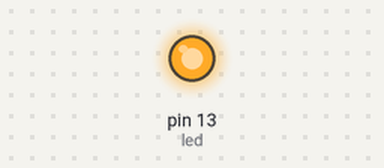
The sketch below on a simulated Arduino Uno, built with avr-gcc and run on an emulated ATmega328P. Parts: output pins drawn as LEDs (lit = HIGH). What the sketch prints to the serial monitor is not drawn.

Above: at 0.1 s.
At 33.1 s:
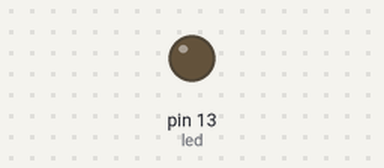
Timing chart, 0 to 40.0 s (numbered marks = the images above):
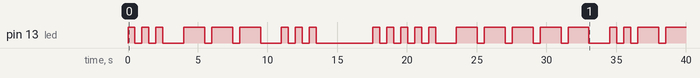

Measured:
- by itself, pin 13 (led): LOW → HIGH at 0.00 s, → LOW 0.50 s later, → HIGH 0.50 s later, → LOW 0.50 s later, … (45 changes in this stretch)

The sketch:

assignment1_2_1.ino
```cpp
int led = 13;  // led to use for output (13 is built-in)

int dit_delay = 500;           // length of a dit in ms
int dah_delay = dit_delay * 3; // length of a dah in ms

// dit() and dat() already include dit_delay
int letter_delay = dah_delay - dit_delay;

// letters already include letter delay
int word_delay   = dit_delay * 7 - letter_delay;

void dit() {
    Serial.print(".");

    // send a dit
    digitalWrite(led, HIGH);
    delay(dit_delay);

    digitalWrite(led, LOW);
    delay(dit_delay);
}

void dah() {
    Serial.print("-");

    // send a dah
    digitalWrite(led, HIGH);
    delay(dah_delay);

    digitalWrite(led, LOW);
    delay(dit_delay);
}

void pause_letter() {
   Serial.println("");
   delay(letter_delay);
}

void pause_word() {
   Serial.println("");
   delay(word_delay);
}

void morse_S() {
  dit(); dit(); dit();
  pause_letter();
}

void morse_O() {
  dah(); dah(); dah();
  pause_letter();
}

void morse_SOS() {
    morse_S(); morse_O(); morse_S();
    pause_word();
}

// send n in morse code
void morse_digit(int n) {
    Serial.print("morse_digit(");
    Serial.print(n);
    Serial.println(")...");

    if (n == 0) {
        dah(); dah(); dah(); dah(); dah();
    }
    if (n == 1) {
        dit(); dah(); dah(); dah(); dah();
    }
    if (n == 2) {
        dit(); dit(); dah(); dah(); dah();
    }
    if (n == 3) {
        dit(); dit(); dit(); dah(); dah();
    }
    if (n == 4) {
        dit(); dit(); dit(); dit(); dah();
    }
    if (n == 5) {
        dit(); dit(); dit(); dit(); dit();
    }
    if (n == 6) {
        dah(); dit(); dit(); dit(); dit();
    }
    if (n == 7) {
        dah(); dah(); dit(); dit(); dit();
    }
    if (n == 8) {
        dah(); dah(); dah(); dit(); dit();
    }
    if (n == 9) {
        dah(); dah(); dah(); dah(); dit();
    }
    pause_letter();

    Serial.print("morse_digit(");
    Serial.print(n);
    Serial.println(")...done");
}

void morse_number(int n) {
    Serial.print("morse_number(");
    Serial.print(n);
    Serial.println(")...");

    if (n >= 10) {
        morse_number(n / 10);
    }
    morse_digit(n % 10);

    Serial.print("morse_number(");
    Serial.print(n);
    Serial.println(")...done");
}

void setup() {
  // put your setup code here, to run once:

  // Configure LED as output
  pinMode(led, OUTPUT);

  // Use serial port as output
  Serial.begin(9600);
}

void morse_letter(char c) {
  Serial.print("morse_letter(");
  Serial.print(c);
  Serial.println(")...");
  switch (c) {
    case 'a':{dit();dah();break;}
    case 'b':{dah();dit();dit();dit();break;}
    case 'c':{dah();dit();dah();dit();break;}
    case 'd':{dah();dit();dit();break;}
    case 'e':{dit();break;}
    case 'f':{dit();dit();dah();dit();break;}
    case 'g':{dah();dah();dit();break;}
    case 'h':{dit();dit();dit();dit();break;}
    case 'i':{dit();dit();break;}
    case 'j':{dit();dah();dah();dah();break;}
    case 'k':{dah();dit();dah();break;}
    case 'l':{dit();dah();dit();dit();break;}
    case 'm':{dah();dah();break;}
    case 'n':{dah();dit();break;}
    case 'o':{dah();dah();dah();break;}
    case 'p':{dit();dah();dah();dit();break;}
    case 'q':{dah();dah();dit();dah();break;}
    case 'r':{dit();dah();dit();break;}
    case 's':{dit();dit();dit();break;}
    case 't':{dah();break;}
    case 'u':{dit();dit();dah();break;}
    case 'v':{dit();dit();dit();dah();break;}
    case 'w':{dit();dah();dah();break;}
    case 'x':{dah();dit();dit();dah();break;}
    case 'y':{dah();dit();dah();dah();break;}
    case 'z':{dah();dah();dit();dit();break;}
  }
  pause_letter();
  Serial.print("morse_letter(");
  Serial.print(c);
  Serial.println(")...done");
}

void morse_word(String s){
  Serial.print("morse_word(");
  Serial.print(s);
  Serial.println(")...");
  for (int i = 0; i < s.length(); i++) {
    morse_letter(s[i]);
  }
  pause_word();
  Serial.print("morse_word(");
  Serial.print(s);
  Serial.println(")...done");
}

void loop() {
  // put your main code here, to run repeatedly:
  morse_SOS();
  morse_number(5024);
  morse_word("saarland");
  morse_word("university");
}
```
